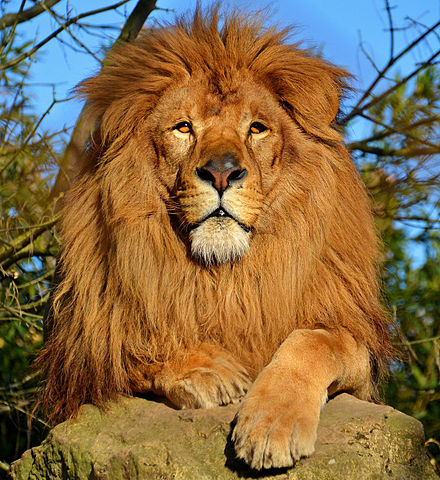
#> input picture lion.jpg, 440 x 480 px, found by its file name
$ python split-merge.py
#> lines starting #> are read from the running program, lines starting #| are printed output that depends on the picture
# ##############################################################################
# splitting and merging channels
# ##############################################################################

import cv2
import matplotlib.pyplot as plt
import matplotlib

matplotlib.rcParams['figure.figsize'] = (6.0, 6.0)
matplotlib.rcParams['image.cmap'] = 'gray'

imagepath = 'lion.jpg'

img = cv2.imread(imagepath)
#> img is the input picture: shape (480, 440, 3); mean B, G, R 71.2, 108.1, 134

# convert BGR to RGB
imgRGB = cv2.cvtColor(img, cv2.COLOR_BGR2RGB)
plt.imshow(imgRGB)
plt.show()

# now split and merge

# split image into the B,G,R components
b,g,r = cv2.split(img)
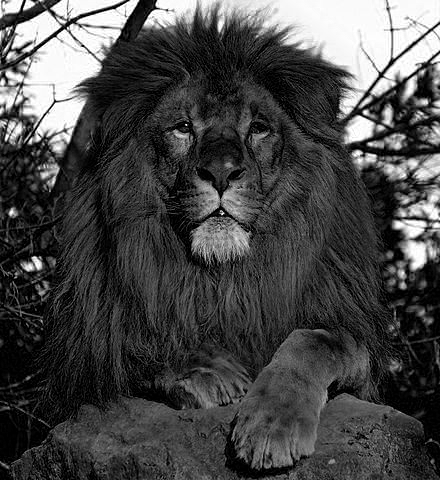
#> b: shape (480, 440); min 0, max 255, mean 71.2
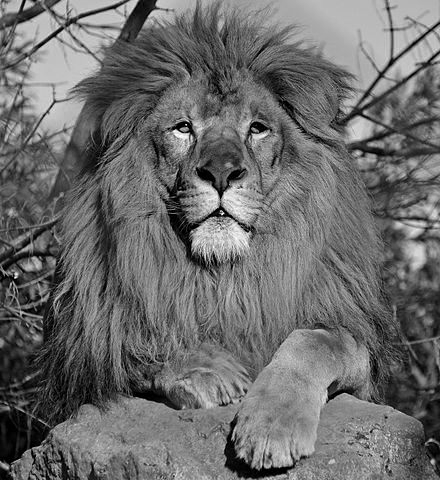
#> g: shape (480, 440); min 0, max 255, mean 108.1
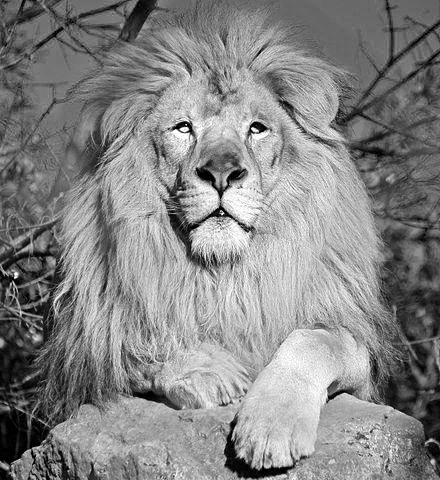
#> r: shape (480, 440); min 0, max 255, mean 134

plt.figure(figsize=[20,5])
plt.subplot(141);plt.imshow(b);plt.title("Blue Channel");
plt.subplot(142);plt.imshow(g);plt.title("Green Channel");
plt.subplot(143);plt.imshow(r);plt.title("Red Channel");

# merge channels into a BGR image
imgMerged = cv2.merge((b,g,r))
plt.subplot(144);plt.imshow(imgMerged[:,:,::-1]);plt.title("Merged Output");

plt.show()
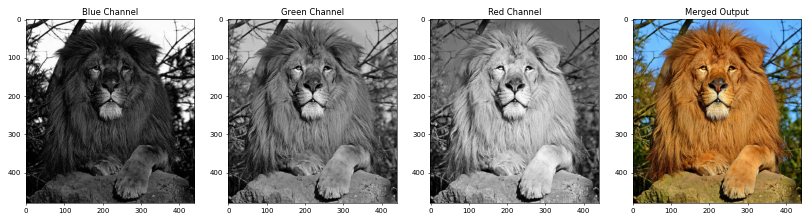
#> figure drawn by matplotlib, 4 panels
